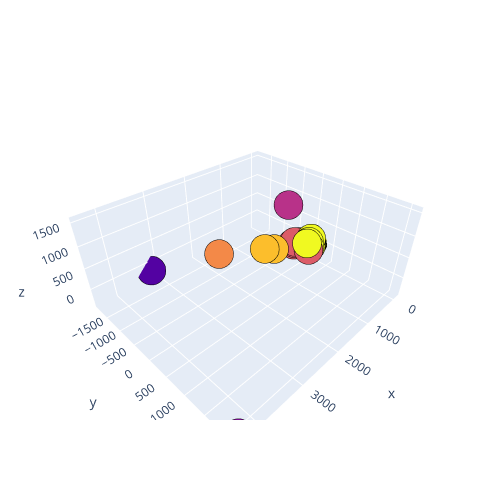

The code cell stored with this chart in its notebook:
### Markdown cell above
#### Results

### Code cell
# 3D scatterplot using plotly
Scene = dict(xaxis = dict())
labels = kmeans_8.labels_
trace = go.Scatter3d(x = pca_result['0'], y = pca_result['1'], z = pca_result['2'], 
                     mode = 'markers', marker = dict(color = labels, size = 10, 
                                                     line = dict(color = 'black', width = 10)))
layout = go.Layout(margin = dict(l = 0, r = 0), scene = Scene, height = 500, width = 500)
data = [trace]
fig = go.Figure(data = data, layout = layout)
fig.show()

### Figure 1 — Plotly figure (JSON) as saved in the notebook; plotly's stock layout.template omitted (floating-point values rounded to 4 significant figures; data arrays with more than 128 entries replaced by an {"elided": "..."} marker saying what was removed)
{"data": [{"marker": {"color": {"elided": "370 int values"}, "line": {"color": "black", "width": 10}, "size": 10}, "mode": "markers", "type": "scatter3d", "x": {"elided": "370 float values"}, "y": {"elided": "370 float values"}, "z": {"elided": "370 float values"}}], "layout": {"height": 500, "margin": {"l": 0, "r": 0}, "width": 500}}
